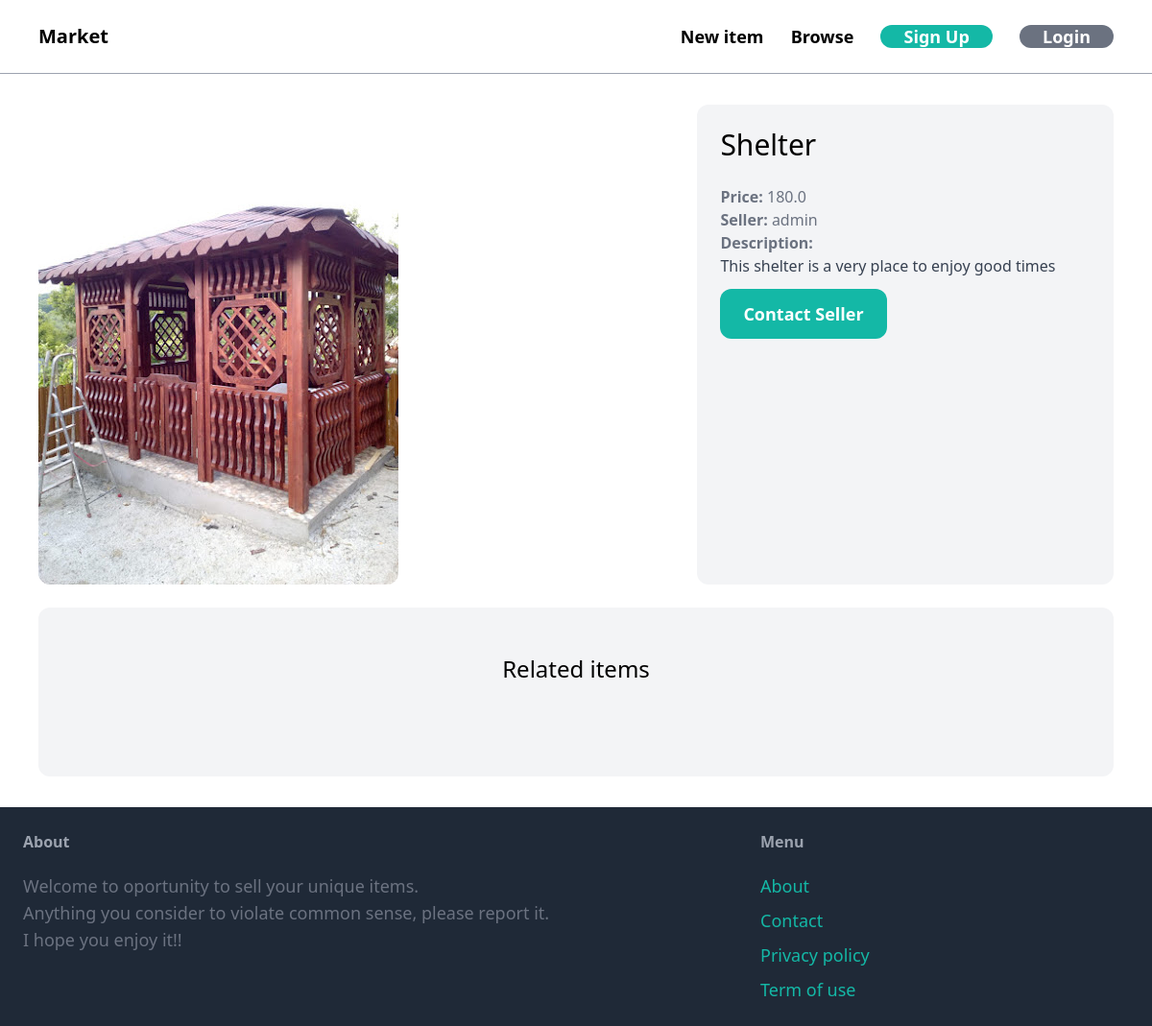
/items/2, run on an earlier commit of the app's database.
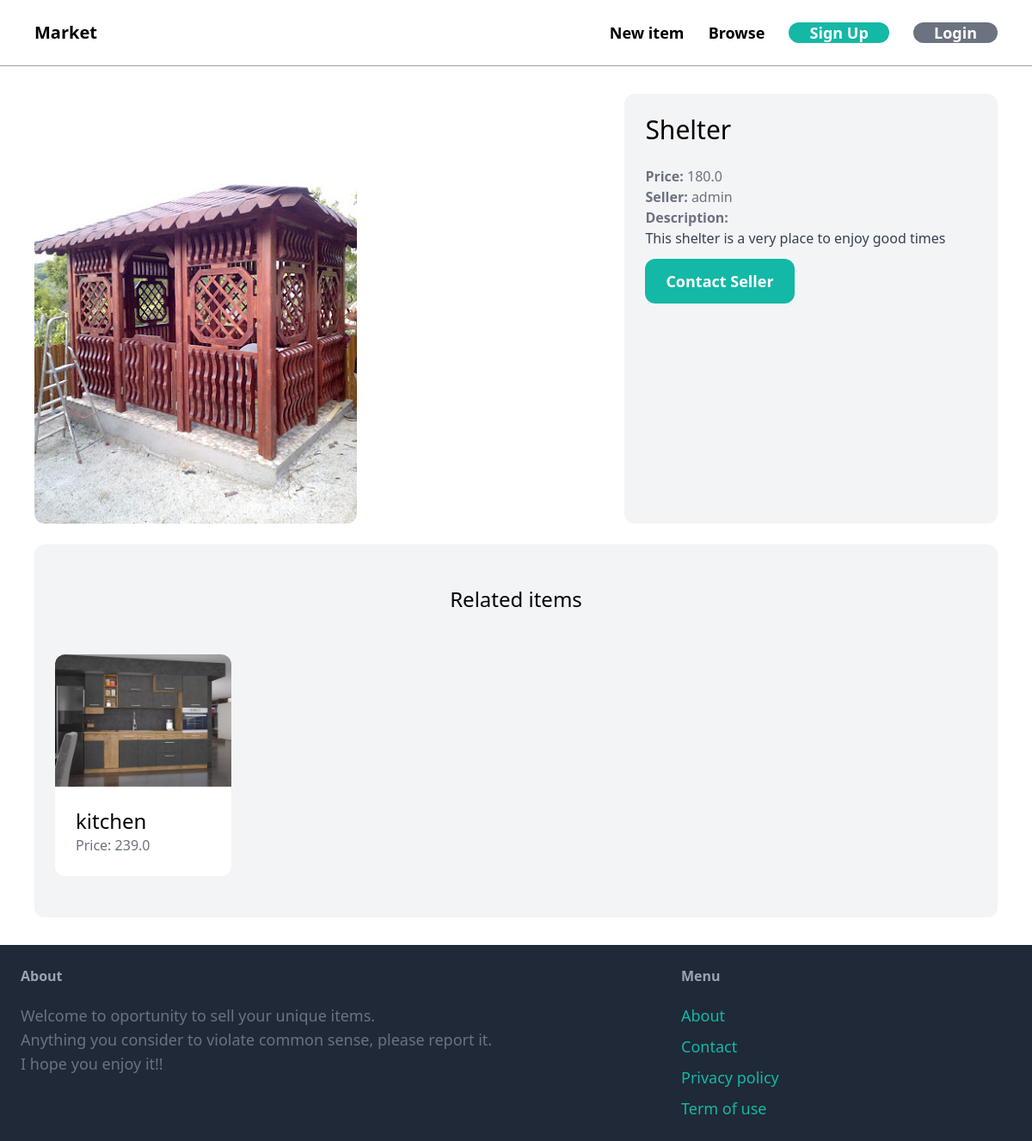
And on a later commit of the database.
### item/models.py (models this page shows, shortened)
class Item(models.Model):
    category = models.ForeignKey(Category, related_name='items', on_delete=models.CASCADE)
    name = models.CharField(max_length=255)
    description = models.TextField(blank=True, null=True)
    price = models.FloatField()
    image = models.ImageField(upload_to='item_images', blank=True, null=True)
    is_sold = models.BooleanField(default=False)
    created_by = models.ForeignKey(User, related_name='items', on_delete=models.CASCADE)
    created_at = models.DateTimeField(auto_now_add=True)
    class Meta:
        ordering = ('name',)
        verbose_name_plural = 'Items'

### item/views.py (the view)
# urls.py: path('<int:pk>', views.detail, name='detail'),
def detail(request, pk):
    item = get_object_or_404(Item, pk=pk)
    related_items = Item.objects.filter(category=item.category, is_sold=False).exclude(pk=pk)[0:5]
    return render(request, 'item/detail.html', {
        'item': item,
        'related_items': related_items
    })

### item/templates/item/detail.html (shortened to what this page needs)
{% extends 'core/base.html' %}
{% block content %}
<div class="grid grid-cols-5 gap-6">
    <div class="col-span-3">
        <img src="{{ item.image.url }}" class="rounded-xl">
    </div>
    <div class="col-span-2 p-6 bg-gray-100 rounded-xl">
        <h1 class="mb-6 text-3xl">{{ item.name }}</h1>
        <p class="text-gray-500 "><strong>Price: </strong>{{ item.price }}</p>
        <p class="text-gray-500 "><strong>Seller: </strong>{{ item.created_by.username }}</p>
        {% if item.description %}
        <p class="text-gray-700">
            <strong class="text-gray-500">Description: </strong><br>
            {{ item.description }}
        </p>
        {% endif %}
        {% if request.user == item.created_by %}
            <div class="mt-4 p-4 bg-white rounded-xl">
                <p>This is your item!</p>
                <a href="{% url 'item:edit' item.id %}" class="inline-block mt-3 px-6 py-2 text-lg font-bold bg-teal-500 text-white rounded-xl hover:bg-green-700">Edit</a>
                <a href="{% url 'item:delete' item.id %}" class="inline-block mt-3 px-6 py-2 text-lg font-bold bg-red-500 text-white rounded-xl hover:bg-red-800">Delete</a>
            </div>
        {% else %}
             <a href="{% url 'conversation:new' item.id %}" class="inline-block mt-3 px-6 py-3 text-lg font-bold bg-teal-500 text-white rounded-xl hover:bg-teal-700">Contact Seller </a>
        {% endif %}
    </div>
</div>
<div class="mt-6 px-6 py-12 bg-gray-100 rounded-xl">
    <h2 class="mb-12 text-2xl text-center">Related items</h2>
    <div class="grid grid-cols-5 gap-3">
            {% for item in related_items %}
                <div>
                    <a href="{% url 'item:detail' item.id %}">
                        <div>
                            <img src="{{ item.image.url }}" class="rounded-t-xl">
                        </div>
                        <div class="p-6 bg-white rounded-b-xl">
                            <h2 class="text-2xl">{{ item.name }}</h2>
                            <p class="text-gray-500">Price: {{ item.price }}</p>
                        </div>
                    </a>
                </div>
            {% endfor %}
    </div>
</div>
{% endblock %}

What changed in the data, as far as the page shows it:
added Item: image (picture), name "kitchen", price "239.0"
